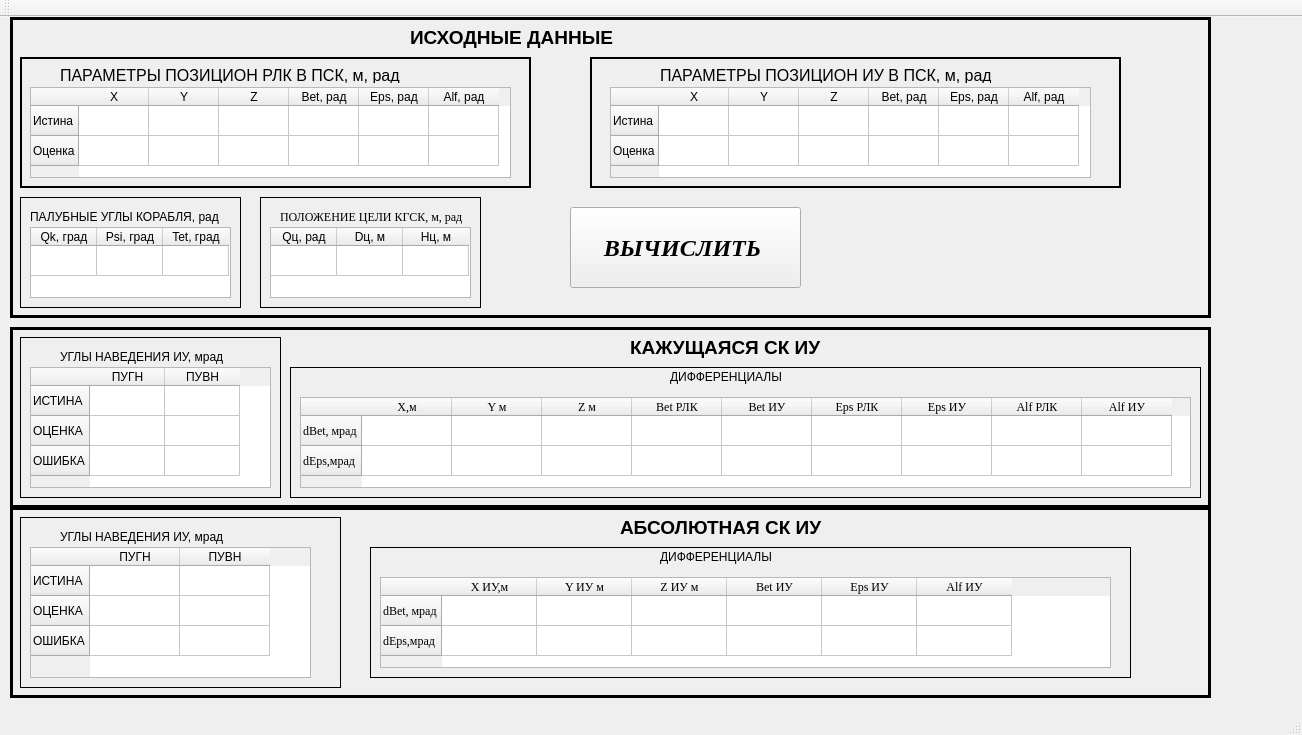
<?xml version="1.0" encoding="UTF-8"?>
<ui version="4.0">
 <class>MainWindow</class>
 <widget class="QMainWindow" name="MainWindow">
  <property name="geometry">
   <rect>
    <x>0</x>
    <y>0</y>
    <width>1302</width>
    <height>735</height>
   </rect>
  </property>
  <property name="windowTitle">
   <string>КАЛЬКУЛЯТОР СИСТЕМАТИЧЕСКИХ ОШИБОК ПРИ ЮСТИРОВКЕ</string>
  </property>
  <widget class="QWidget" name="centralWidget">
   <widget class="QFrame" name="frame_3">
    <property name="geometry">
     <rect>
      <x>10</x>
      <y>0</y>
      <width>1201</width>
      <height>301</height>
     </rect>
    </property>
    <property name="frameShape">
     <enum>QFrame::Box</enum>
    </property>
    <property name="frameShadow">
     <enum>QFrame::Plain</enum>
    </property>
    <property name="lineWidth">
     <number>3</number>
    </property>
    <widget class="QFrame" name="frame">
     <property name="geometry">
      <rect>
       <x>10</x>
       <y>40</y>
       <width>511</width>
       <height>131</height>
      </rect>
     </property>
     <property name="frameShape">
      <enum>QFrame::Box</enum>
     </property>
     <property name="frameShadow">
      <enum>QFrame::Plain</enum>
     </property>
     <property name="lineWidth">
      <number>2</number>
     </property>
     <widget class="QTableWidget" name="tableWidget">
      <property name="geometry">
       <rect>
        <x>10</x>
        <y>30</y>
        <width>481</width>
        <height>91</height>
       </rect>
      </property>
      <property name="horizontalScrollBarPolicy">
       <enum>Qt::ScrollBarAlwaysOff</enum>
      </property>
      <property name="rowCount">
       <number>2</number>
      </property>
      <property name="columnCount">
       <number>6</number>
      </property>
      <attribute name="horizontalHeaderDefaultSectionSize">
       <number>70</number>
      </attribute>
      <attribute name="horizontalHeaderHighlightSections">
       <bool>false</bool>
      </attribute>
      <attribute name="horizontalHeaderMinimumSectionSize">
       <number>10</number>
      </attribute>
      <attribute name="verticalHeaderDefaultSectionSize">
       <number>30</number>
      </attribute>
      <row>
       <property name="text">
        <string>Истина</string>
       </property>
      </row>
      <row>
       <property name="text">
        <string>Оценка</string>
       </property>
      </row>
      <column>
       <property name="text">
        <string>X</string>
       </property>
      </column>
      <column>
       <property name="text">
        <string>Y</string>
       </property>
      </column>
      <column>
       <property name="text">
        <string>Z</string>
       </property>
      </column>
      <column>
       <property name="text">
        <string>Bet, рад</string>
       </property>
      </column>
      <column>
       <property name="text">
        <string>Eps, рад</string>
       </property>
      </column>
      <column>
       <property name="text">
        <string>Alf, рад</string>
       </property>
      </column>
     </widget>
     <widget class="QLabel" name="label_2">
      <property name="geometry">
       <rect>
        <x>40</x>
        <y>10</y>
        <width>341</width>
        <height>16</height>
       </rect>
      </property>
      <property name="font">
       <font>
        <pointsize>12</pointsize>
       </font>
      </property>
      <property name="text">
       <string>ПАРАМЕТРЫ ПОЗИЦИОН РЛК В ПСК, м, рад</string>
      </property>
     </widget>
    </widget>
    <widget class="QFrame" name="frame_2">
     <property name="geometry">
      <rect>
       <x>580</x>
       <y>40</y>
       <width>531</width>
       <height>131</height>
      </rect>
     </property>
     <property name="frameShape">
      <enum>QFrame::Box</enum>
     </property>
     <property name="frameShadow">
      <enum>QFrame::Plain</enum>
     </property>
     <property name="lineWidth">
      <number>2</number>
     </property>
     <widget class="QTableWidget" name="tableWidget_2">
      <property name="geometry">
       <rect>
        <x>20</x>
        <y>30</y>
        <width>481</width>
        <height>91</height>
       </rect>
      </property>
      <property name="verticalScrollBarPolicy">
       <enum>Qt::ScrollBarAlwaysOff</enum>
      </property>
      <property name="horizontalScrollBarPolicy">
       <enum>Qt::ScrollBarAlwaysOff</enum>
      </property>
      <property name="rowCount">
       <number>2</number>
      </property>
      <property name="columnCount">
       <number>6</number>
      </property>
      <attribute name="horizontalHeaderDefaultSectionSize">
       <number>70</number>
      </attribute>
      <attribute name="horizontalHeaderMinimumSectionSize">
       <number>30</number>
      </attribute>
      <attribute name="verticalHeaderDefaultSectionSize">
       <number>30</number>
      </attribute>
      <row>
       <property name="text">
        <string>Истина</string>
       </property>
      </row>
      <row>
       <property name="text">
        <string>Оценка</string>
       </property>
      </row>
      <column>
       <property name="text">
        <string>X</string>
       </property>
      </column>
      <column>
       <property name="text">
        <string>Y</string>
       </property>
      </column>
      <column>
       <property name="text">
        <string>Z</string>
       </property>
      </column>
      <column>
       <property name="text">
        <string>Bet, рад</string>
       </property>
      </column>
      <column>
       <property name="text">
        <string>Eps, рад</string>
       </property>
      </column>
      <column>
       <property name="text">
        <string>Alf, рад</string>
       </property>
      </column>
     </widget>
     <widget class="QLabel" name="label_4">
      <property name="geometry">
       <rect>
        <x>70</x>
        <y>10</y>
        <width>331</width>
        <height>16</height>
       </rect>
      </property>
      <property name="font">
       <font>
        <pointsize>12</pointsize>
       </font>
      </property>
      <property name="text">
       <string>ПАРАМЕТРЫ ПОЗИЦИОН ИУ В ПСК, м, рад</string>
      </property>
     </widget>
    </widget>
    <widget class="QLabel" name="label">
     <property name="geometry">
      <rect>
       <x>400</x>
       <y>10</y>
       <width>261</width>
       <height>21</height>
      </rect>
     </property>
     <property name="font">
      <font>
       <pointsize>14</pointsize>
       <weight>75</weight>
       <bold>true</bold>
      </font>
     </property>
     <property name="text">
      <string>ИСХОДНЫЕ ДАННЫЕ</string>
     </property>
    </widget>
    <widget class="QFrame" name="frame_8">
     <property name="geometry">
      <rect>
       <x>10</x>
       <y>180</y>
       <width>221</width>
       <height>111</height>
      </rect>
     </property>
     <property name="frameShape">
      <enum>QFrame::Box</enum>
     </property>
     <property name="frameShadow">
      <enum>QFrame::Plain</enum>
     </property>
     <widget class="QLabel" name="label_8">
      <property name="geometry">
       <rect>
        <x>10</x>
        <y>10</y>
        <width>191</width>
        <height>20</height>
       </rect>
      </property>
      <property name="font">
       <font>
        <pointsize>9</pointsize>
       </font>
      </property>
      <property name="text">
       <string>ПАЛУБНЫЕ УГЛЫ КОРАБЛЯ, рад</string>
      </property>
     </widget>
     <widget class="QTableWidget" name="tableWidget_5">
      <property name="geometry">
       <rect>
        <x>10</x>
        <y>30</y>
        <width>201</width>
        <height>71</height>
       </rect>
      </property>
      <property name="font">
       <font>
        <pointsize>9</pointsize>
       </font>
      </property>
      <property name="verticalScrollBarPolicy">
       <enum>Qt::ScrollBarAlwaysOff</enum>
      </property>
      <property name="horizontalScrollBarPolicy">
       <enum>Qt::ScrollBarAlwaysOff</enum>
      </property>
      <property name="rowCount">
       <number>1</number>
      </property>
      <property name="columnCount">
       <number>3</number>
      </property>
      <attribute name="horizontalHeaderDefaultSectionSize">
       <number>66</number>
      </attribute>
      <attribute name="verticalHeaderVisible">
       <bool>false</bool>
      </attribute>
      <row/>
      <column>
       <property name="text">
        <string>Qk, град</string>
       </property>
      </column>
      <column>
       <property name="text">
        <string>Psi, град</string>
       </property>
      </column>
      <column>
       <property name="text">
        <string>Tet, град</string>
       </property>
      </column>
     </widget>
    </widget>
    <widget class="QFrame" name="frame_9">
     <property name="geometry">
      <rect>
       <x>250</x>
       <y>180</y>
       <width>221</width>
       <height>111</height>
      </rect>
     </property>
     <property name="frameShape">
      <enum>QFrame::Box</enum>
     </property>
     <property name="frameShadow">
      <enum>QFrame::Plain</enum>
     </property>
     <widget class="QLabel" name="label_9">
      <property name="geometry">
       <rect>
        <x>20</x>
        <y>10</y>
        <width>191</width>
        <height>20</height>
       </rect>
      </property>
      <property name="font">
       <font>
        <family>Times New Roman</family>
        <pointsize>9</pointsize>
        <weight>50</weight>
        <bold>false</bold>
       </font>
      </property>
      <property name="text">
       <string>ПОЛОЖЕНИЕ ЦЕЛИ КГСК, м, рад</string>
      </property>
     </widget>
     <widget class="QTableWidget" name="tableWidget_9">
      <property name="geometry">
       <rect>
        <x>10</x>
        <y>30</y>
        <width>201</width>
        <height>71</height>
       </rect>
      </property>
      <property name="verticalScrollBarPolicy">
       <enum>Qt::ScrollBarAlwaysOff</enum>
      </property>
      <property name="horizontalScrollBarPolicy">
       <enum>Qt::ScrollBarAlwaysOff</enum>
      </property>
      <property name="rowCount">
       <number>1</number>
      </property>
      <property name="columnCount">
       <number>3</number>
      </property>
      <attribute name="horizontalHeaderVisible">
       <bool>true</bool>
      </attribute>
      <attribute name="horizontalHeaderDefaultSectionSize">
       <number>66</number>
      </attribute>
      <attribute name="verticalHeaderVisible">
       <bool>false</bool>
      </attribute>
      <row/>
      <column>
       <property name="text">
        <string>Qц, рад</string>
       </property>
      </column>
      <column>
       <property name="text">
        <string>Dц, м</string>
       </property>
      </column>
      <column>
       <property name="text">
        <string>Hц, м</string>
       </property>
      </column>
     </widget>
    </widget>
    <widget class="QPushButton" name="pushButton_2">
     <property name="geometry">
      <rect>
       <x>560</x>
       <y>190</y>
       <width>231</width>
       <height>81</height>
      </rect>
     </property>
     <property name="font">
      <font>
       <family>Times New Roman</family>
       <pointsize>18</pointsize>
       <weight>75</weight>
       <italic>true</italic>
       <bold>true</bold>
      </font>
     </property>
     <property name="layoutDirection">
      <enum>Qt::LeftToRight</enum>
     </property>
     <property name="autoFillBackground">
      <bool>true</bool>
     </property>
     <property name="text">
      <string>ВЫЧИСЛИТЬ </string>
     </property>
    </widget>
   </widget>
   <widget class="QFrame" name="frame_7">
    <property name="enabled">
     <bool>true</bool>
    </property>
    <property name="geometry">
     <rect>
      <x>10</x>
      <y>310</y>
      <width>1201</width>
      <height>181</height>
     </rect>
    </property>
    <property name="frameShape">
     <enum>QFrame::Box</enum>
    </property>
    <property name="frameShadow">
     <enum>QFrame::Plain</enum>
    </property>
    <property name="lineWidth">
     <number>3</number>
    </property>
    <widget class="QLabel" name="label_7">
     <property name="geometry">
      <rect>
       <x>620</x>
       <y>10</y>
       <width>241</width>
       <height>21</height>
      </rect>
     </property>
     <property name="font">
      <font>
       <pointsize>14</pointsize>
       <weight>75</weight>
       <bold>true</bold>
      </font>
     </property>
     <property name="text">
      <string>КАЖУЩАЯСЯ СК ИУ</string>
     </property>
    </widget>
    <widget class="QFrame" name="frame_10">
     <property name="geometry">
      <rect>
       <x>10</x>
       <y>10</y>
       <width>261</width>
       <height>161</height>
      </rect>
     </property>
     <property name="frameShape">
      <enum>QFrame::Box</enum>
     </property>
     <property name="frameShadow">
      <enum>QFrame::Plain</enum>
     </property>
     <widget class="QLabel" name="label_10">
      <property name="geometry">
       <rect>
        <x>40</x>
        <y>10</y>
        <width>221</width>
        <height>20</height>
       </rect>
      </property>
      <property name="font">
       <font>
        <pointsize>9</pointsize>
       </font>
      </property>
      <property name="text">
       <string>УГЛЫ НАВЕДЕНИЯ ИУ, мрад</string>
      </property>
     </widget>
     <widget class="QTableWidget" name="tableWidget_7">
      <property name="geometry">
       <rect>
        <x>10</x>
        <y>30</y>
        <width>241</width>
        <height>121</height>
       </rect>
      </property>
      <property name="verticalScrollBarPolicy">
       <enum>Qt::ScrollBarAlwaysOff</enum>
      </property>
      <property name="horizontalScrollBarPolicy">
       <enum>Qt::ScrollBarAlwaysOff</enum>
      </property>
      <property name="rowCount">
       <number>3</number>
      </property>
      <property name="columnCount">
       <number>2</number>
      </property>
      <attribute name="horizontalHeaderDefaultSectionSize">
       <number>75</number>
      </attribute>
      <attribute name="horizontalHeaderMinimumSectionSize">
       <number>35</number>
      </attribute>
      <attribute name="verticalHeaderVisible">
       <bool>true</bool>
      </attribute>
      <attribute name="verticalHeaderDefaultSectionSize">
       <number>30</number>
      </attribute>
      <row>
       <property name="text">
        <string>ИСТИНА</string>
       </property>
      </row>
      <row>
       <property name="text">
        <string>ОЦЕНКА</string>
       </property>
      </row>
      <row>
       <property name="text">
        <string>ОШИБКА</string>
       </property>
      </row>
      <column>
       <property name="text">
        <string>ПУГН</string>
       </property>
      </column>
      <column>
       <property name="text">
        <string>ПУВН</string>
       </property>
      </column>
     </widget>
    </widget>
    <widget class="QFrame" name="frame_11">
     <property name="geometry">
      <rect>
       <x>280</x>
       <y>40</y>
       <width>911</width>
       <height>131</height>
      </rect>
     </property>
     <property name="frameShape">
      <enum>QFrame::Box</enum>
     </property>
     <property name="frameShadow">
      <enum>QFrame::Plain</enum>
     </property>
     <widget class="QLabel" name="label_11">
      <property name="geometry">
       <rect>
        <x>380</x>
        <y>0</y>
        <width>151</width>
        <height>20</height>
       </rect>
      </property>
      <property name="font">
       <font>
        <pointsize>9</pointsize>
       </font>
      </property>
      <property name="text">
       <string>ДИФФЕРЕНЦИАЛЫ</string>
      </property>
     </widget>
     <widget class="QTableWidget" name="tableWidget_8">
      <property name="geometry">
       <rect>
        <x>10</x>
        <y>30</y>
        <width>891</width>
        <height>91</height>
       </rect>
      </property>
      <property name="font">
       <font>
        <family>Times New Roman</family>
        <pointsize>9</pointsize>
        <weight>50</weight>
        <bold>false</bold>
       </font>
      </property>
      <property name="verticalScrollBarPolicy">
       <enum>Qt::ScrollBarAlwaysOff</enum>
      </property>
      <property name="horizontalScrollBarPolicy">
       <enum>Qt::ScrollBarAlwaysOff</enum>
      </property>
      <property name="rowCount">
       <number>2</number>
      </property>
      <property name="columnCount">
       <number>9</number>
      </property>
      <attribute name="horizontalHeaderDefaultSectionSize">
       <number>90</number>
      </attribute>
      <attribute name="horizontalHeaderMinimumSectionSize">
       <number>50</number>
      </attribute>
      <attribute name="verticalHeaderVisible">
       <bool>true</bool>
      </attribute>
      <attribute name="verticalHeaderDefaultSectionSize">
       <number>30</number>
      </attribute>
      <row>
       <property name="text">
        <string>dBet, мрад</string>
       </property>
      </row>
      <row>
       <property name="text">
        <string>dEps,мрад</string>
       </property>
      </row>
      <column>
       <property name="text">
        <string>X,м</string>
       </property>
      </column>
      <column>
       <property name="text">
        <string>Y м</string>
       </property>
      </column>
      <column>
       <property name="text">
        <string>Z м</string>
       </property>
      </column>
      <column>
       <property name="text">
        <string>Bet РЛК</string>
       </property>
      </column>
      <column>
       <property name="text">
        <string>Bet ИУ</string>
       </property>
      </column>
      <column>
       <property name="text">
        <string>Eps РЛК</string>
       </property>
      </column>
      <column>
       <property name="text">
        <string>Eps ИУ</string>
       </property>
      </column>
      <column>
       <property name="text">
        <string>Alf РЛК</string>
       </property>
      </column>
      <column>
       <property name="text">
        <string>Alf ИУ</string>
       </property>
      </column>
     </widget>
    </widget>
   </widget>
   <widget class="QFrame" name="frame_12">
    <property name="enabled">
     <bool>true</bool>
    </property>
    <property name="geometry">
     <rect>
      <x>10</x>
      <y>490</y>
      <width>1201</width>
      <height>191</height>
     </rect>
    </property>
    <property name="frameShape">
     <enum>QFrame::Box</enum>
    </property>
    <property name="frameShadow">
     <enum>QFrame::Plain</enum>
    </property>
    <property name="lineWidth">
     <number>3</number>
    </property>
    <widget class="QLabel" name="label_12">
     <property name="geometry">
      <rect>
       <x>610</x>
       <y>10</y>
       <width>251</width>
       <height>21</height>
      </rect>
     </property>
     <property name="font">
      <font>
       <pointsize>14</pointsize>
       <weight>75</weight>
       <bold>true</bold>
      </font>
     </property>
     <property name="text">
      <string>АБСОЛЮТНАЯ СК ИУ</string>
     </property>
    </widget>
    <widget class="QFrame" name="frame_13">
     <property name="geometry">
      <rect>
       <x>10</x>
       <y>10</y>
       <width>321</width>
       <height>171</height>
      </rect>
     </property>
     <property name="frameShape">
      <enum>QFrame::Box</enum>
     </property>
     <property name="frameShadow">
      <enum>QFrame::Plain</enum>
     </property>
     <widget class="QLabel" name="label_13">
      <property name="geometry">
       <rect>
        <x>40</x>
        <y>10</y>
        <width>251</width>
        <height>20</height>
       </rect>
      </property>
      <property name="font">
       <font>
        <pointsize>9</pointsize>
       </font>
      </property>
      <property name="text">
       <string>УГЛЫ НАВЕДЕНИЯ ИУ, мрад</string>
      </property>
     </widget>
     <widget class="QTableWidget" name="tableWidget_10">
      <property name="geometry">
       <rect>
        <x>10</x>
        <y>30</y>
        <width>281</width>
        <height>131</height>
       </rect>
      </property>
      <property name="verticalScrollBarPolicy">
       <enum>Qt::ScrollBarAlwaysOff</enum>
      </property>
      <property name="horizontalScrollBarPolicy">
       <enum>Qt::ScrollBarAlwaysOff</enum>
      </property>
      <property name="rowCount">
       <number>3</number>
      </property>
      <property name="columnCount">
       <number>2</number>
      </property>
      <attribute name="horizontalHeaderDefaultSectionSize">
       <number>90</number>
      </attribute>
      <attribute name="horizontalHeaderMinimumSectionSize">
       <number>35</number>
      </attribute>
      <attribute name="verticalHeaderVisible">
       <bool>true</bool>
      </attribute>
      <attribute name="verticalHeaderDefaultSectionSize">
       <number>30</number>
      </attribute>
      <row>
       <property name="text">
        <string>ИСТИНА</string>
       </property>
      </row>
      <row>
       <property name="text">
        <string>ОЦЕНКА</string>
       </property>
      </row>
      <row>
       <property name="text">
        <string>ОШИБКА</string>
       </property>
      </row>
      <column>
       <property name="text">
        <string>ПУГН</string>
       </property>
      </column>
      <column>
       <property name="text">
        <string>ПУВН</string>
       </property>
      </column>
     </widget>
    </widget>
    <widget class="QFrame" name="frame_14">
     <property name="geometry">
      <rect>
       <x>360</x>
       <y>40</y>
       <width>761</width>
       <height>131</height>
      </rect>
     </property>
     <property name="frameShape">
      <enum>QFrame::Box</enum>
     </property>
     <property name="frameShadow">
      <enum>QFrame::Plain</enum>
     </property>
     <widget class="QLabel" name="label_14">
      <property name="geometry">
       <rect>
        <x>290</x>
        <y>0</y>
        <width>151</width>
        <height>20</height>
       </rect>
      </property>
      <property name="font">
       <font>
        <pointsize>9</pointsize>
       </font>
      </property>
      <property name="text">
       <string>ДИФФЕРЕНЦИАЛЫ</string>
      </property>
     </widget>
     <widget class="QTableWidget" name="tableWidget_11">
      <property name="geometry">
       <rect>
        <x>10</x>
        <y>30</y>
        <width>731</width>
        <height>91</height>
       </rect>
      </property>
      <property name="font">
       <font>
        <family>Times New Roman</family>
        <pointsize>9</pointsize>
        <weight>50</weight>
        <bold>false</bold>
       </font>
      </property>
      <property name="verticalScrollBarPolicy">
       <enum>Qt::ScrollBarAlwaysOff</enum>
      </property>
      <property name="horizontalScrollBarPolicy">
       <enum>Qt::ScrollBarAlwaysOff</enum>
      </property>
      <property name="rowCount">
       <number>2</number>
      </property>
      <property name="columnCount">
       <number>6</number>
      </property>
      <attribute name="horizontalHeaderDefaultSectionSize">
       <number>95</number>
      </attribute>
      <attribute name="horizontalHeaderMinimumSectionSize">
       <number>50</number>
      </attribute>
      <attribute name="verticalHeaderVisible">
       <bool>true</bool>
      </attribute>
      <attribute name="verticalHeaderDefaultSectionSize">
       <number>30</number>
      </attribute>
      <row>
       <property name="text">
        <string>dBet, мрад</string>
       </property>
      </row>
      <row>
       <property name="text">
        <string>dEps,мрад</string>
       </property>
      </row>
      <column>
       <property name="text">
        <string>X ИУ,м</string>
       </property>
      </column>
      <column>
       <property name="text">
        <string>Y ИУ м</string>
       </property>
      </column>
      <column>
       <property name="text">
        <string>Z ИУ м</string>
       </property>
      </column>
      <column>
       <property name="text">
        <string>Bet ИУ</string>
       </property>
      </column>
      <column>
       <property name="text">
        <string>Eps ИУ</string>
       </property>
      </column>
      <column>
       <property name="text">
        <string>Alf ИУ</string>
       </property>
      </column>
     </widget>
    </widget>
   </widget>
  </widget>
  <widget class="QMenuBar" name="menuBar">
   <property name="geometry">
    <rect>
     <x>0</x>
     <y>0</y>
     <width>1302</width>
     <height>21</height>
    </rect>
   </property>
  </widget>
  <widget class="QToolBar" name="mainToolBar">
   <attribute name="toolBarArea">
    <enum>TopToolBarArea</enum>
   </attribute>
   <attribute name="toolBarBreak">
    <bool>false</bool>
   </attribute>
  </widget>
  <widget class="QStatusBar" name="statusBar"/>
 </widget>
 <layoutdefault spacing="6" margin="11"/>
 <resources/>
 <connections/>
</ui>
